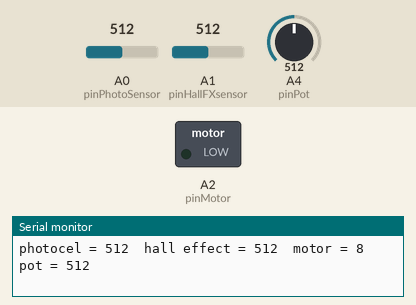
Recording of a sketch running on a simulated Arduino Uno, built with avr-gcc and run on an emulated ATmega328P. Shown: switched loads named in the sketch (green lamp = pin HIGH), the last lines printed to the serial monitor. Inputs (shaded band) come from the test bench; at power-on: A0 (pinPhotoSensor) = 512, A1 (pinHallFXsensor) = 512, A4 (pinPot) = 512.

Above: at 1.7 s.
At 4.5 s:
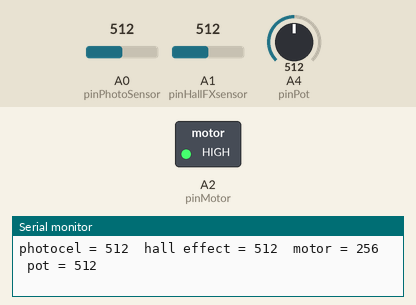
Timing chart, 0 to 7.2 s (numbered marks = the images above):
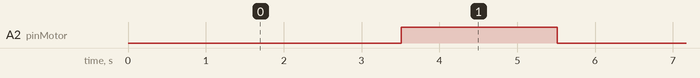

The sketch:

HCDE_539_E1.ino
```cpp
/****************************************
 * Leo Salemann
 * HCDE 539 Physical Computing
 * University of Washinton
 * Assignment E1 Individual Builds
 *
 * sources:
 * https://www.adafruit.com/product/161
 * Potentiometery code
 * https://learn.adafruit.com/adafruit-arduino-lesson-8-analog-inputs/an-experiment
 *****************************************/

// Set some pins & other constants
const int pinPhotoSensor  = A0;   // must be an analog pin !!
const int pinHallFXsensor = A1;
const int pinMotor        = A2;
const int pinPot          = A4;

const int motorMinValue = 1;

// Set some initial values
// For inputs, use -999 as a "sentinel" value.
// The first readying from the sensor shoudl be non-negative.
int lightValue = -999;
int hallVaue = -999;
int motorValue = 1;
int potValue = -999;

void setup()
{
  // setup  pinmodes
  pinMode(pinPhotoSensor,  INPUT);
  pinMode(pinHallFXsensor, INPUT);
  pinMode(pinMotor,        OUTPUT);
  pinMode(pinPot,          INPUT);


  // setup the serial port for sending data to the serial monitor or host computer
  Serial.begin(9600);
}

void loop()
{
  // print first, so we get initial values on the first iteration.
  Serial.print("photocel = ");
  Serial.print(lightValue);

  Serial.print("  hall effect = ");
  Serial.print(hallVaue);


  Serial.print("  motor = ");
  Serial.print(motorValue);

  Serial.print("  pot = ");
  Serial.print(potValue);

  Serial.println("");

  // read some inputs
  lightValue = analogRead(pinPhotoSensor);  // photosensor
  hallVaue   = analogRead(pinHallFXsensor); // hall effect sensor
  potValue   = analogRead(pinPot);          // pot

  // write some outputs
  analogWrite(pinMotor, motorValue);


  // change some variables for next iteration;
  if (motorValue >= 1024){
    motorValue = motorMinValue;
  }else{
    motorValue = motorValue * 2;
  }

  delay (500);
}
```

Measured:
- by itself, A2 (pinMotor): alternates HIGH for 2.0 s and LOW for 3.5 s
